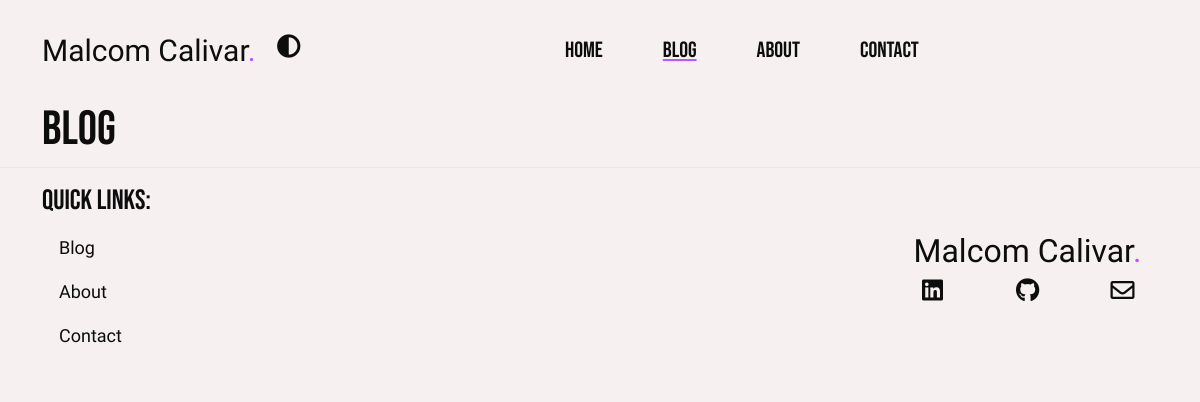
Page /blog/ on the earlier database version.
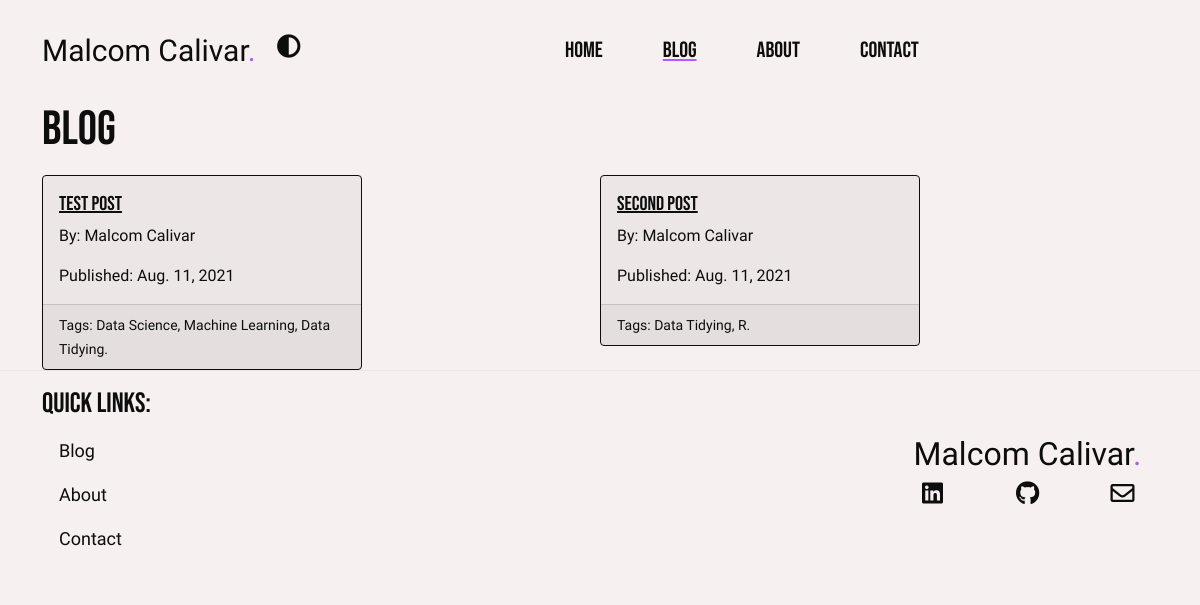
Same page on the later database version.
### blog/models.py (models this page shows, shortened)
class Post(models.Model):
    title = models.CharField(max_length=255)
    body = RichTextField(blank=True)
    date_published = models.DateField(auto_now_add=True)
    repo_link = models.CharField(max_length=255, blank=True, null=True)
    banner_img = models.CharField(max_length=255, blank=True, null=True)
    lang = models.CharField(max_length=2, choices=languages, default="EN")
    author = models.ForeignKey(Author, on_delete=models.CASCADE)
    tag = models.ManyToManyField(Tag)

class Author(models.Model):
    first_name = models.CharField(max_length=36)
    last_name = models.CharField(max_length=36)
    email = models.CharField(max_length=150)
    def __str__(self):
        return self.first_name + " " + self.last_name

class Tag(models.Model):
    description = models.CharField(max_length=100)
    def __str__(self):
        return self.description

### blog/views.py (the view)
# urls.py: path('', views.BlogView.as_view(), name="blog"),
class BlogView(TemplateView):
    template_name = "blog/blog.html"
    def get_context_data(self):
        context = super().get_context_data()
        context["posts"] = Post.objects.all()
        return context

### blog/templates/blog/blog.html
{% extends "home/base.html" %}
{% load static %}
{% block content %}
<div class="container">
    <div class="row">
        <div class="col">
            <h1>Blog</h1>
        </div>
    </div>
    <div class="row">
        <div class="card-group d-flex justify-content-start flex-wrap">
        {% for post in posts %}
            <div class="col">
                <div class="card mt-2">
                    <div class="card-body">
                        <h5 class="card-title">
                            <a href="{% url 'post' pk=post.pk title=post.title|slugify %}">{{post.title}}</a>
                        </h5>
                        <p class="card-text">
                            By: {{post.author}}
                        </p>
                        <p class="card-text">
                            Published: {{post.date_published}}
                        </p>
                    </div>
                    <div class="card-footer">
                        <small class="card-text">
                            Tags:
                             {% for tag in post.tag.all %}
                             {% if forloop.last %}
                             {{tag}}.
                             {% else %}
                             {{tag}},
                             {% endif %}
                             {% endfor %}
                        </small>
                    </div>
                </div>
            </div>
        {% endfor %}
        </div>
    </div>
</div>
{% endblock %}

Differences in the rows shown:
added Post: title "Test post", author "Malcom Calivar", date_published "Aug. 11, 2021"
added Tag: description "Data Science", shown under "Test post"
added Tag: description "Machine Learning", shown under "Test post"
added Tag: description "Data Tidying"
added Post: title "Second post", author "Malcom Calivar", date_published "Aug. 11, 2021"
added Tag: description "R", shown under "Second post"
